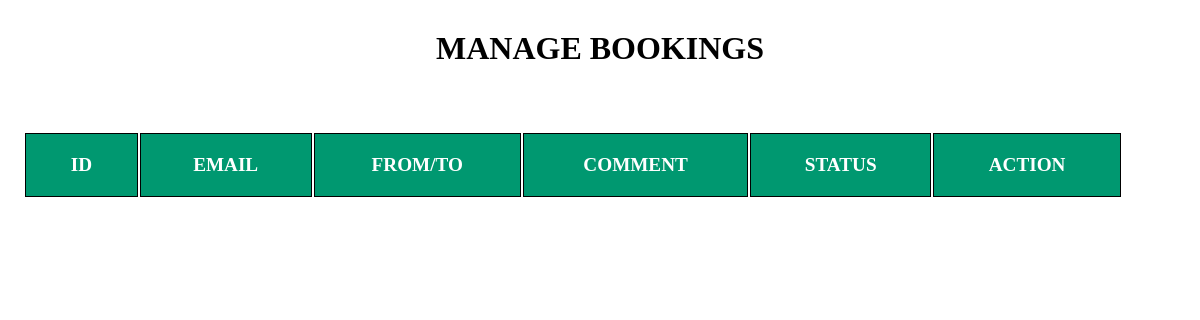
The app's page /admin/mngbooking.php, older data.
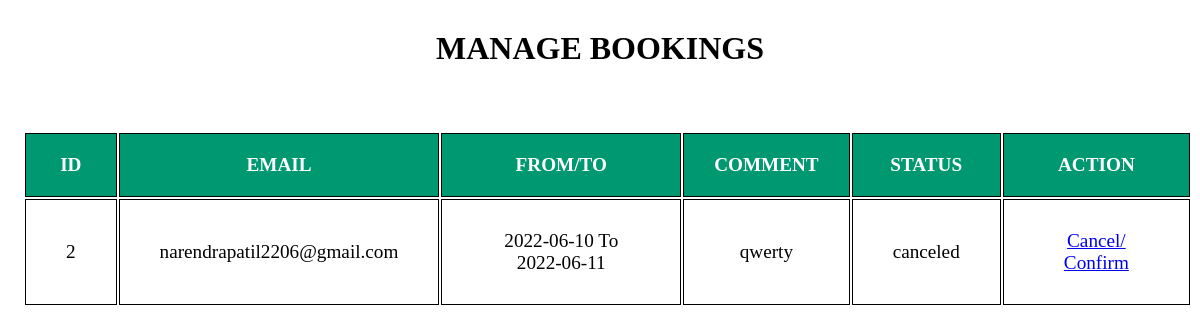
The same page, newer data.
### tables this page shows
CREATE TABLE `tour_history` (
  `id` int(11) NOT NULL,
  `todate` date NOT NULL,
  `fromdate` date NOT NULL,
  `comment` varchar(1000) NOT NULL,
  `package_name` varchar(255) NOT NULL,
  `email` varchar(255) NOT NULL,
  `status` varchar(255) NOT NULL
);

### admin/mngbooking.php (the view, shortened to what this page needs)
<!DOCTYPE html>
<html lang="en" dir="ltr">
  <head>
  </head>
  <body>
    <div class="bkings">
      <h1>MANAGE BOOKINGS</h1>
      <br>
      <table class="cont_table">
        <thead>
          <tr>
            <th>ID</th>
            <th>EMAIL</th>
            <th>FROM/TO</th>
            <th>COMMENT</th>
            <th>STATUS</th>
            <th>ACTION</th>
          </tr>
        </thead>
        <tbody>
          <?php
          require("connection.php");
          $sql = "SELECT * FROM `tour_history`";
          $result = mysqli_query($con, $sql);
           ?>
           <?php
          while ($row = $result->fetch_assoc()) {
            ?>
            <tr>
                 <td><?php echo$row["id"]; ?>  </td>
                 <td><?php echo$row["email"]; ?>  </td>
                 <td><?php echo$row["todate"]; ?> To <?php echo$row["fromdate"]; ?>  </td>
                 <td><?php echo$row["comment"]; ?>  </td>
                 <td><?php echo$row["status"]; ?>  </td>
                 <td>
                     <a class='' href='cancelconfirm.php?status=canceled&bid=<?php echo$row["id"];?>' name='cancel'>Cancel/</a>
                     <a class='' href='cancelconfirm.php?status=confirmed&bid=<?php echo$row["id"];?>'  name='confirm'>Confirm</a>
                 </td>
                 </tr>
          <?php } ?>
        </tbody>
      </table>
    </div>
  </body>
</html>

Row changes from the older to the newer data that the page shows:
added tour_history: id "2", email "narendrapatil2206@gmail.com", todate "2022-06-10", fromdate "2022-06-11", comment "qwerty", status "canceled"
